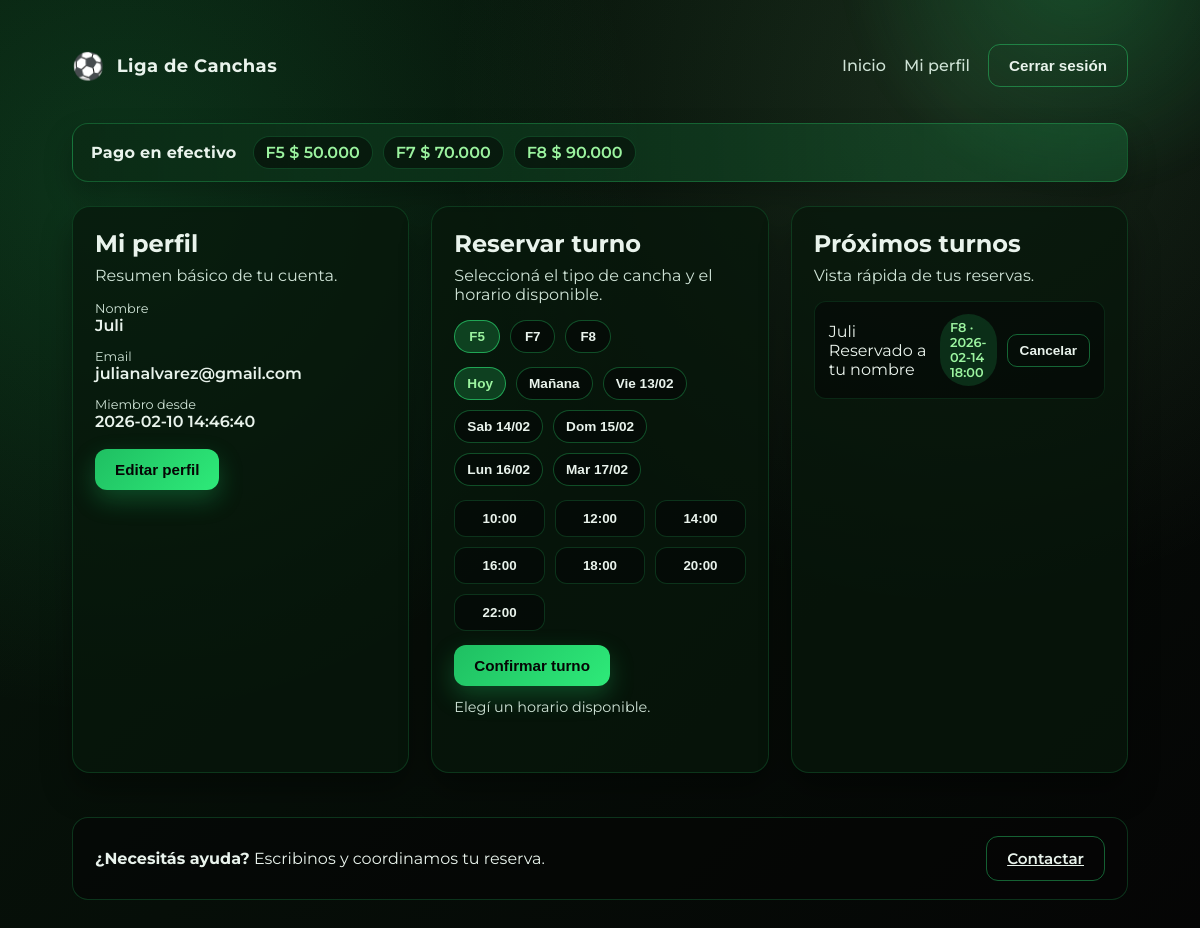
The page /me (signed in) on the database as committed earlier.
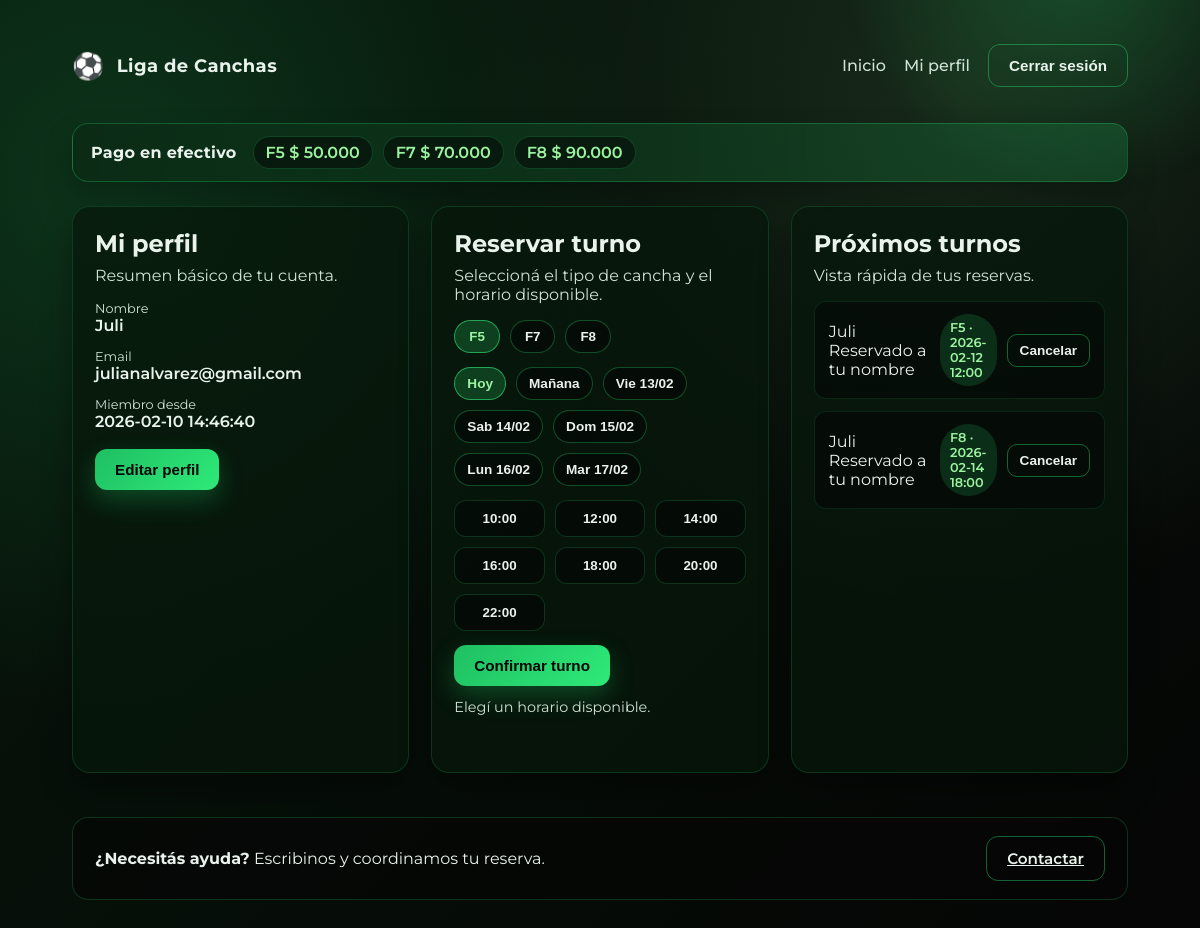
The same page on the database as committed later.
### tables this page shows
CREATE TABLE usuarios (
            id INTEGER PRIMARY KEY AUTOINCREMENT,
            nombre TEXT NOT NULL,
            email TEXT NOT NULL UNIQUE,
            password_hash TEXT NOT NULL,
            created_at DATETIME DEFAULT CURRENT_TIMESTAMP
        );

CREATE TABLE turnos (
            id INTEGER PRIMARY KEY AUTOINCREMENT,
            usuario_id INTEGER NOT NULL,
            nombre_reserva TEXT NOT NULL,
            horario DATETIME NOT NULL,
            created_at DATETIME DEFAULT CURRENT_TIMESTAMP, cancha_tipo TEXT NOT NULL DEFAULT '5',
            FOREIGN KEY (usuario_id) REFERENCES usuarios (id) ON DELETE CASCADE
        );

### backend/app.py (the view)
@app.route("/me")
def me():
    user_id = session.get("user_id")
    if not user_id:
        return redirect(url_for("inicio"))
    conn = get_db_connection()
    cur = conn.cursor()
    cur.execute("SELECT id, nombre, email, created_at FROM usuarios WHERE id = ?", (user_id,))
    row = cur.fetchone()
    cur.execute(
        """
        SELECT id, nombre_reserva, horario, cancha_tipo
        FROM turnos
        WHERE usuario_id = ? AND datetime(horario) > datetime('now')
        ORDER BY datetime(horario)
        """,
        (user_id,)
    )
    turnos_rows = cur.fetchall()
    conn.close()
    if not row:
        session.pop("user_id", None)
        return redirect(url_for("inicio"))
    usuario = {
        "id": row[0],
        "nombre": row[1],
        "email": row[2],
        "created_at": row[3]
    }
    turnos = []
    for turno in turnos_rows:
        turnos.append({
            "id": turno[0],
            "nombre_reserva": turno[1],
            "horario": turno[2],
            "cancha_tipo": turno[3]
        })
    return render_template("me.html", usuario=usuario, turnos=turnos)

### backend/app.py (called while the page is built)
def get_db_connection():
    conn = sqlite3.connect(DB_PATH)
    conn.execute("PRAGMA foreign_keys = ON")
    return conn

### templates/me.html (shortened to what this page needs)
<!DOCTYPE html>
<html lang="es">
<head>
    <link rel="stylesheet" href="{{ url_for('static', filename='styles.css') }}">
</head>
<body>
    <div class="bg-glow"></div>
    <header class="topbar">
        <div class="brand">
            <span class="brand-ball">⚽</span>
            <span class="brand-name">Liga de Canchas</span>
        </div>
        <div class="topbar-actions">
            <nav class="nav">
                <a href="/">Inicio</a>
                <a href="/me">Mi perfil</a>
            </nav>
            <button class="btn btn-outline" id="logout-btn">Cerrar sesión</button>
        </div>
    </header>
    <section class="price-banner">
        <div class="price-banner__title">Pago en efectivo</div>
        <div class="price-banner__items">
            <span class="price-pill">F5 $ 50.000</span>
            <span class="price-pill">F7 $ 70.000</span>
            <span class="price-pill">F8 $ 90.000</span>
        </div>
    </section>
    <main class="me-layout">
        <section class="me-card">
            <h1>Mi perfil</h1>
            <p class="muted">Resumen básico de tu cuenta.</p>
            <div class="me-info">
                <div>
                    <span class="label">Nombre</span>
                    <span class="value">{{ usuario.nombre }}</span>
                </div>
                <div>
                    <span class="label">Email</span>
                    <span class="value">{{ usuario.email }}</span>
                </div>
                <div>
                    <span class="label">Miembro desde</span>
                    <span class="value">{{ usuario.created_at }}</span>
                </div>
            </div>
            <button class="btn btn-primary">Editar perfil</button>
        </section>
        <section class="me-card booking-card">
            <h2>Reservar turno</h2>
            <p class="muted">Seleccioná el tipo de cancha y el horario disponible.</p>
            <div class="booking">
                <div class="booking-types" id="booking-types">
                    <button class="chip is-active" type="button" data-cancha="5">F5</button>
                    <button class="chip" type="button" data-cancha="7">F7</button>
                    <button class="chip" type="button" data-cancha="8">F8</button>
                </div>
                <div class="booking-days" id="booking-days"></div>
                <div class="booking-grid" id="booking-grid">
                    <button class="slot-btn" type="button" data-horario="10:00">10:00</button>
                    <button class="slot-btn" type="button" data-horario="12:00">12:00</button>
                    <button class="slot-btn" type="button" data-horario="14:00">14:00</button>
                    <button class="slot-btn" type="button" data-horario="16:00">16:00</button>
                    <button class="slot-btn" type="button" data-horario="18:00">18:00</button>
                    <button class="slot-btn" type="button" data-horario="20:00">20:00</button>
                    <button class="slot-btn" type="button" data-horario="22:00">22:00</button>
                </div>
                <div class="booking-actions">
                    <button class="btn btn-primary" id="confirm-booking" type="button" disabled>Confirmar turno</button>
                    <span class="booking-selected" id="booking-selected">Elegí un horario disponible.</span>
                </div>
                <div class="form-status" id="booking-status"></div>
            </div>
        </section>
        <section class="me-card">
            <h2>Próximos turnos</h2>
            <p class="muted">Vista rápida de tus reservas.</p>
            <div class="me-turnos" id="me-turnos">
                {% if turnos %}
                    {% for turno in turnos %}
                    <div class="turno-item">
                        <div>
                            <span class="value">{{ turno.nombre_reserva }}</span>
                            <span class="label">Reservado a tu nombre</span>
                        </div>
                        <div class="turno-actions">
                            <span class="badge">F{{ turno.cancha_tipo }} · {{ turno.horario }}</span>
                            <button class="btn btn-outline btn-small cancel-btn" type="button" data-turno-id="{{ turno.id }}">Cancelar</button>
                        </div>
                    </div>
                    {% endfor %}
                {% else %}
                    <p class="muted">No tenés turnos por el momento.</p>
                {% endif %}
            </div>
        </section>
    </main>
    <footer class="footer">
        <div>
            <strong>¿Necesitás ayuda?</strong> Escribinos y coordinamos tu reserva.
        </div>
        <a class="btn btn-outline" href="https://wa.me/5491144999700" target="_blank" rel="noopener noreferrer">Contactar</a>
    </footer>
</body>
</html>

Rows that differ between the two databases and show on the page:
added turnos: nombre_reserva "Juli", cancha_tipo "5", horario "2026-02-12 12:00"
